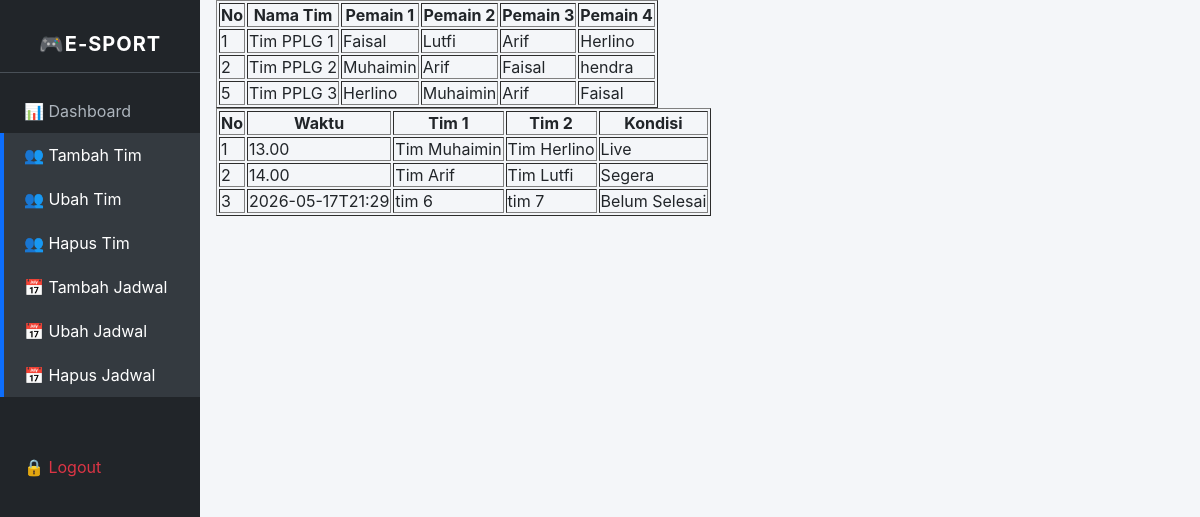
Screenshot of /CRUD/index.php with the database file from the repository.
### tables this page shows
CREATE TABLE `db_teams` (
  `id` int(11) NOT NULL,
  `NamaTim` varchar(50) NOT NULL,
  `Player1` varchar(50) NOT NULL,
  `Player2` varchar(50) NOT NULL,
  `Player3` varchar(50) NOT NULL,
  `Player4` varchar(50) NOT NULL
);

CREATE TABLE `db_jadwal` (
  `id` int(11) NOT NULL,
  `Waktu` varchar(50) NOT NULL,
  `Tim1` varchar(50) NOT NULL,
  `Tim2` varchar(50) NOT NULL,
  `Kondisi` varchar(50) NOT NULL
);

### CRUD/index.php (the view, shortened to what this page needs)
<?php
include "../konek/konek.php";
?>
<!DOCTYPE html>
<html lang="id">
<head>
</head>
<body>
    <div class="container-fluid">
                <div class="row">
                    <?php include "../include/sidebar.php"; ?>
            <div class="col-md-9 col-lg-10">
                <table border="1">
                    <tr>
                        <th>No</th>
                        <th>Nama Tim</th>
                        <th>Pemain 1</th>
                        <th>Pemain 2</th>
                        <th>Pemain 3</th>
                        <th>Pemain 4</th>
                    </tr>
                <?php
                $sql = "SELECT * FROM db_teams";
                $result = $conn->query($sql);
                if ($result->num_rows > 0) {
                    while($row = $result->fetch_assoc()) {
                        echo "<tr>
                                <td>" . $row["id"] . "</td>
                                <td>" . $row["NamaTim"] . "</td>
                                <td>" . $row["Player1"] . "</td>
                                <td>" . $row["Player2"] . "</td>
                                <td>" . $row["Player3"] . "</td>
                                <td>" . $row["Player4"] . "</td>
                              </tr>";
                    }
                } else {
                    echo "<tr><td colspan='6'>Tidak ada data tim</td></tr>";
                }
                ?>
                </table>
                <table border="1">
                    <tr>
                        <th>No</th>
                        <th>Waktu</th>
                        <th>Tim 1</th>
                        <th>Tim 2</th>
                        <th>Kondisi</th>
                    </tr>
                <?php
                $sql = "SELECT * FROM db_jadwal";
                $result = $conn->query($sql);
                if ($result->num_rows > 0) {
                    while($row = $result->fetch_assoc()) {
                        echo "<tr>
                                <td>" . $row["id"] . "</td>
                                <td>" . $row["Waktu"] . "</td>
                                <td>" . $row["Tim1"] . "</td>
                                <td>" . $row["Tim2"] . "</td>
                                <td>" . $row["Kondisi"] . "</td>
                              </tr>";
                    }
                } else {
                    echo "<tr><td colspan='5'>Tidak ada data jadwal</td></tr>";
                }
                ?>
                </table>
        </div>
    </div>
</body>
</html>

### include/sidebar.php (style rules this page uses)
:root { font-family: Inter, system-ui, -apple-system, BlinkMacSystemFont, "Segoe UI", sans-serif; color: #212529; background-color: #f4f6f9; }
* { box-sizing: border-box; }
body { margin: 0; min-height: 100vh; background-color: #f4f6f9; color: #212529; }
.container-fluid { width: 100%; padding: 0 1rem; }
.row { display: flex; flex-wrap: wrap; margin: 0 -1rem; }
.col-md-3, .col-lg-2, .col-md-9, .col-lg-10 { padding: 0 1rem; }
.col-md-9 { width: 75%; }
.col-lg-10 { width: 83.3333%; }

### rows the page displays
db_teams: id "1", NamaTim "Tim PPLG 1", Player1 "Faisal", Player2 "Lutfi", Player3 "Arif", Player4 "Herlino"
db_teams: id "2", NamaTim "Tim PPLG 2", Player1 "Muhaimin", Player2 "Arif", Player3 "Faisal", Player4 "hendra"
db_teams: id "5", NamaTim "Tim PPLG 3", Player1 "Herlino", Player2 "Muhaimin", Player3 "Arif", Player4 "Faisal"
db_jadwal: id "1", Waktu "13.00", Tim1 "Tim Muhaimin", Tim2 "Tim Herlino", Kondisi "Live"
db_jadwal: id "2", Waktu "14.00", Tim1 "Tim Arif", Tim2 "Tim Lutfi", Kondisi "Segera"
db_jadwal: id "3", Waktu "2026-05-17T21:29", Tim1 "tim 6", Tim2 "tim 7", Kondisi "Belum Selesai"
